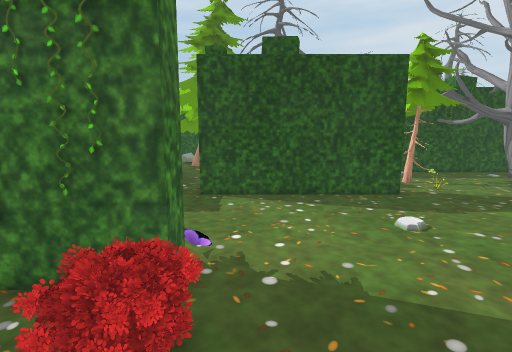
View 1 (above)

24 first-person views from a walk through a Unity game level. The camera is 1.3 m above the floor, tilts 8° down and sees 85° across. The floor is counted in squares, 0.5 m on a side. Each view is taken from the middle of a square. On the plan, view 1 faces up. The plan holds only what a view shows up to about 19 squares ahead; the rest is blank. The place goes on beyond the plan. The player is left out. Some animated figures are left out.

View 2
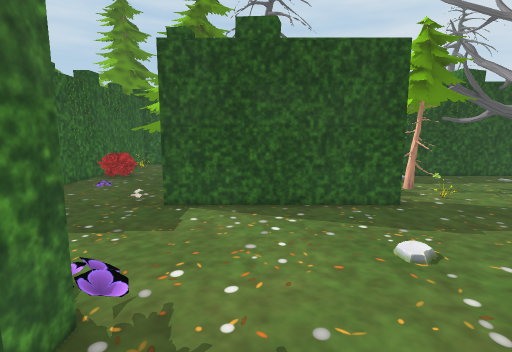

View 3
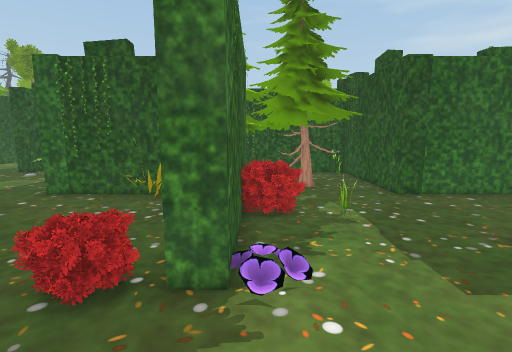

View 4
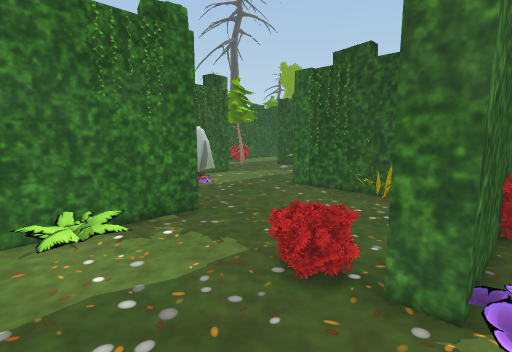

View 5
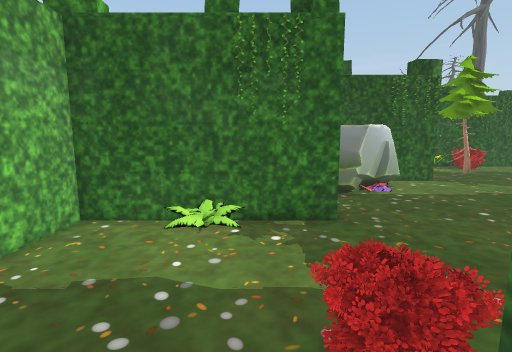

View 6
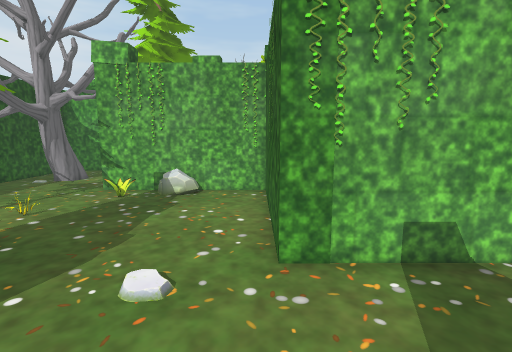

View 7
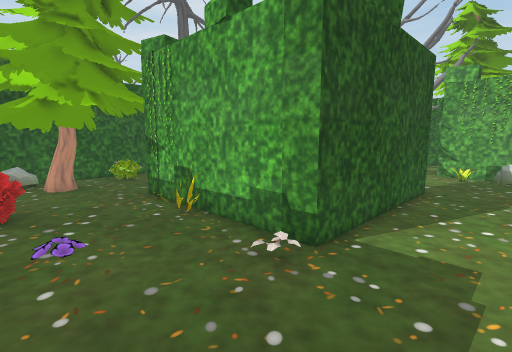

View 8
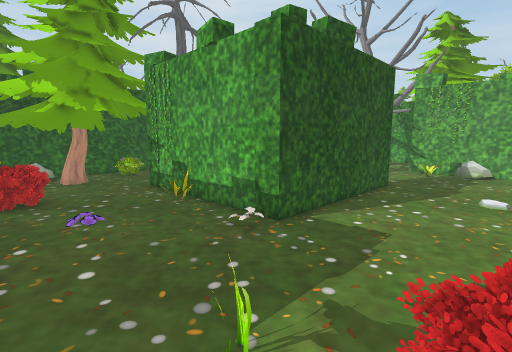

View 9
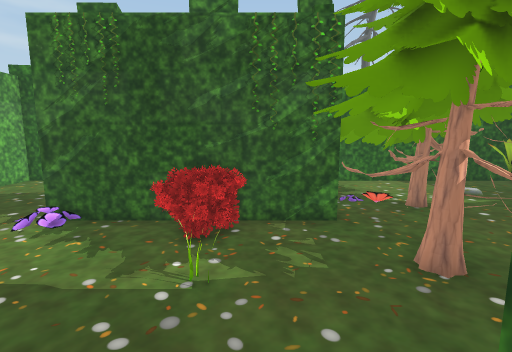

View 10
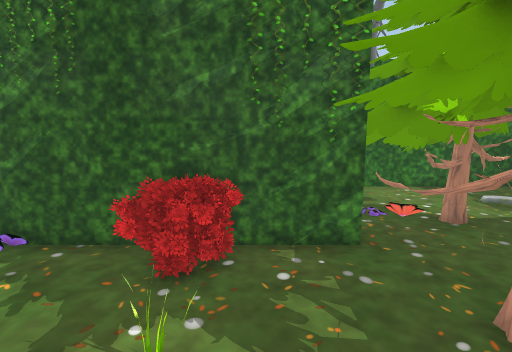

View 11
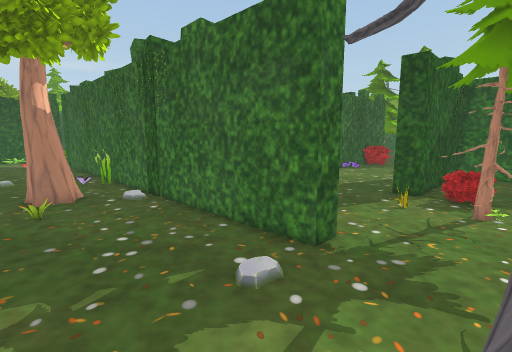

View 12
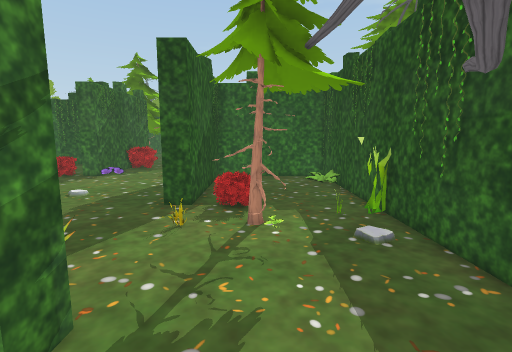

View 13
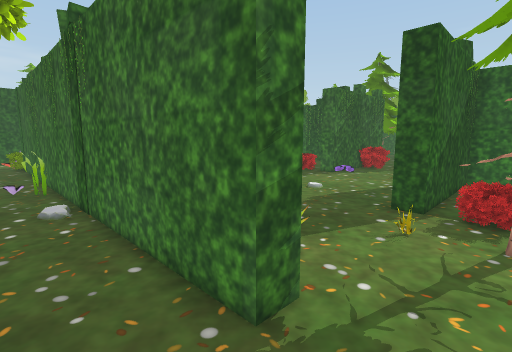

View 14
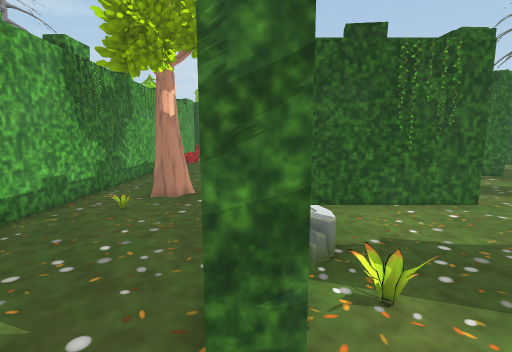

View 15
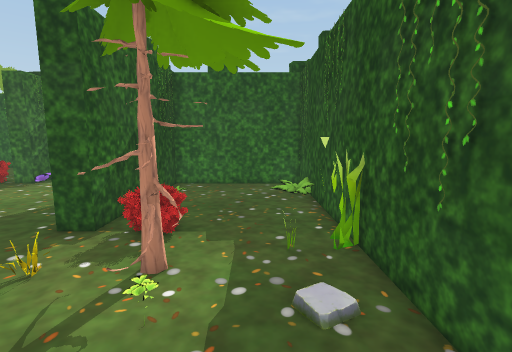

View 16
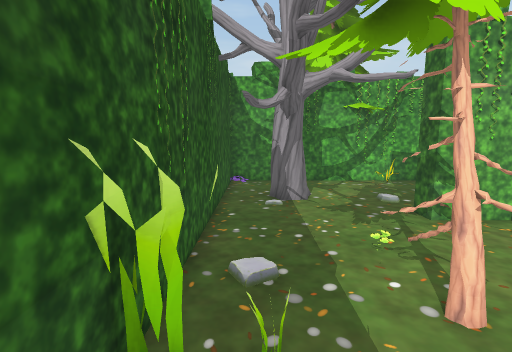

View 17
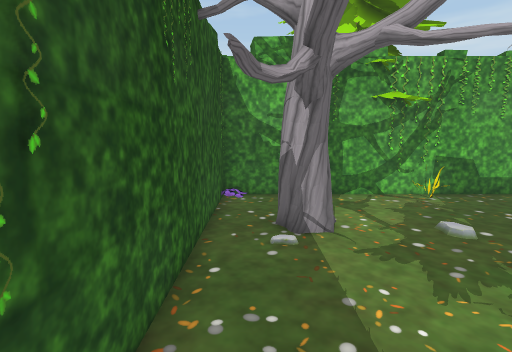

View 18
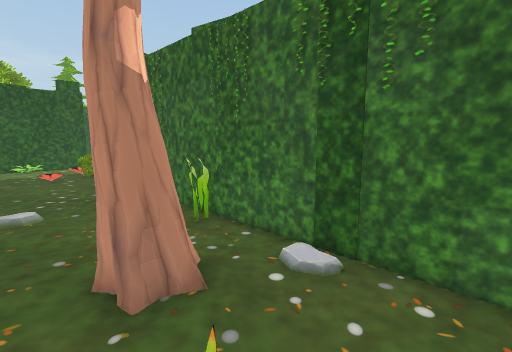

View 19
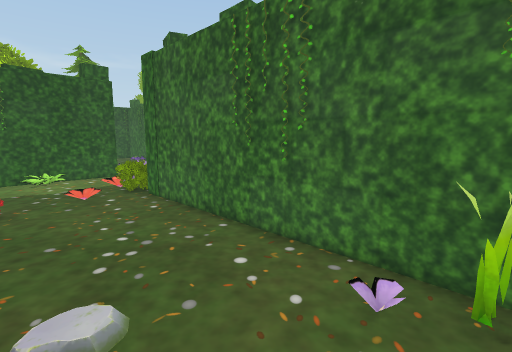

View 20
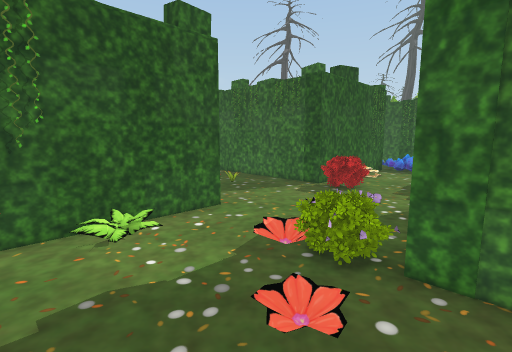

View 21
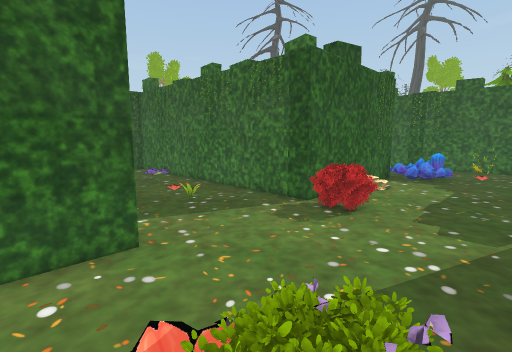

View 22
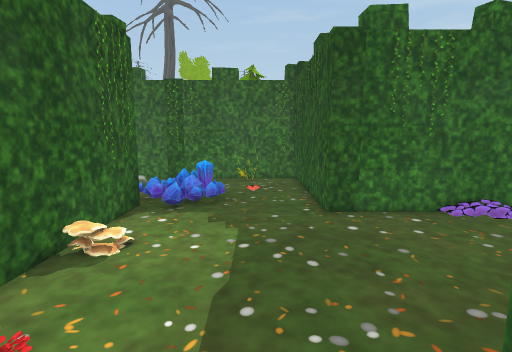

View 23
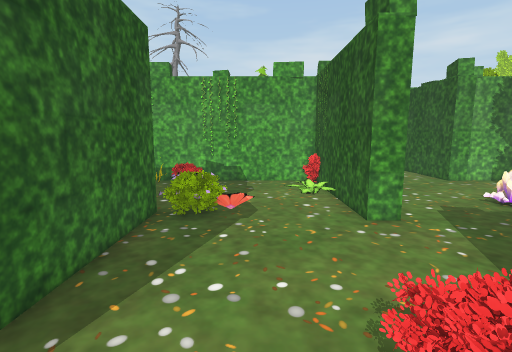

View 24
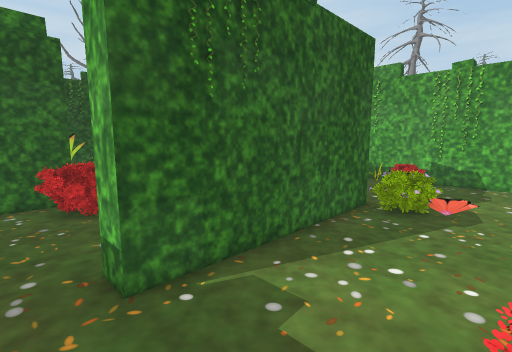

### Floor plan
Points are (right, up) in squares from view 1. A wall is a line through its corners. A room is listed if a view was taken in it or the views show most of it. See-through windows are left out.
Room 1 (views 1, 2, 3, 4, 5, 6, 7, 8, 9, 10, 11, 12, 13, 14, 15, 16, 17, 18, 19, 20, 21, 22, 23, 24)
walls: (6.6, -3.5) (4.4, -3.5); (-2.6, -2.5) (5.5, -2.5) (5.5, 5.5) (13.5, 5.5) (13.5, 13.5) (14.5, 13.5) (14.5, -11.5) (5.5, -11.5) (5.5, -10.4); (-1.5, -5.1) (-1.5, -11.5) (-9.5, -11.5) (-9.5, -21.5); (9.5, 4.5) (8.1, 4.5); (-9.5, 1.8) (-9.5, -3.6); (-10.6, 5.5) (-1.5, 5.5) (-1.5, 4.5) (-4.2, 4.5); (-10.6, -10.5) (-5, -10.5); (21.5, -3.2) (21.5, 16.2); (-2.6, -18.5) (6.5, -18.5) (6.5, -27.5); (13.5, -19.6) (13.5, -18.5) (21.5, -18.5) (21.5, -8.9); (21.5, 17.8) (21.5, 20.5) (-1.5, 20.5) (-1.5, 13.5) (6.5, 13.5) (6.5, 12.5) (-2.5, 12.5) (-2.5, 21.6); (-9.5, 21.2) (-9.5, 12.5) (-15.5, 12.5); (21.5, -27.5) (21.5, -26.4)
objects: other object (-15, -14) to (-14, -13); other object (-13, 5) to (-9, 11); other object (-9, -15); other object (-9, 20) to (-7, 21); other object (-8, 6) to (-5, 8); other object (-8, 23) to (-4, 25); other object (-7, -9) to (-4, -6); other object (-7, 9); other object (-7, 16); other object (-6, -7); other object (-4, -17) to (-4, -16); other object (-4, 13); other object (-4, 22); other object (-3, 23); other object (-2, 3) to (-2, 4); other object (-1, 6); other object (0, -6); other object (1, 19); other object (1, 24) to (2, 25); other object (2, -17); other object (2, -1); other object (5, -17); other object (5, -6) to (7, -5); other object (6, 15) to (7, 16); other object (7, -18) to (8, -16); other object (7, 1) to (8, 2); other object (8, 15) to (10, 17); other object (8, 19); other object (9, 14); other object (10, -22); other object (12, 12); other object (14, -14); other object (15, -25) to (16, -25); other object (16, 17) to (18, 18); other object (17, 2) to (19, 4); other object (18, -17); other object (19, 6); other object (20, -19) to (21, -18); other object (20, -11)

Positions as (right, up) in squares from view 1, and headings:
1: (0, 0), facing up
2: (1, 2), facing up
3: (3, 6), facing left
4: (3, 6), facing down-left
5: (0, 6), facing down
6: (0, 6), facing right
7: (-8, 9), facing up-right
8: (-9, 7), facing up-right
9: (-8, 14), facing down
10: (-8, 12), facing down
11: (20, 17), facing down-left
12: (17, 16), facing left
13: (17, 16), facing down-left
14: (14, 16), facing down
15: (14, 18), facing left
16: (5, 19), facing right
17: (9, 19), facing right
18: (20, 8), facing down-left
19: (20, 1), facing down-left
20: (20, -10), facing down-left
21: (16, -12), facing down-left
22: (8, -14), facing left
23: (5, -15), facing right
24: (4, -16), facing up-right
